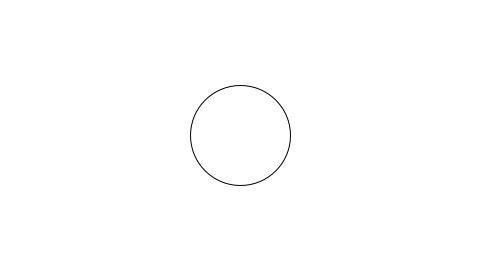
Frame 1 (no input)
Frame 60 (the mouse pressed at the canvas centre just before this capture): identical to frame 1, image omitted
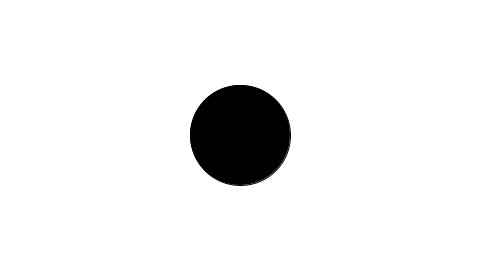
Frame 120 (the mouse held since frame 60 and released just before this capture)

The Processing sketch that drew these frames (run headless with seeded random() and noise(); from frame 60 on, the mouse is pressed at the canvas centre):

// Processing sketch: sketch03functiondist
// ── sketch03functiondist.pde
//ask students to write a distance function to color a circle yellow when the mouse is at its center and white when far away.

void setup() {
  size(480, 270);
}

void draw() {
  background(255);
  stroke(0);

  float d = distance(width/2, height/2, mouseX, mouseY);
  fill(d*3, d*2, d);
  ellipseMode(CENTER);
  ellipse(width/2, height/2, 100, 100);
}

float distance(float x1, float y1, float x2, float y2) {
  float dx = x1 - x2;
  float dy = y1 - y2;
  float d = sqrt(dx*dx + dy*dy);
  return d;
}
